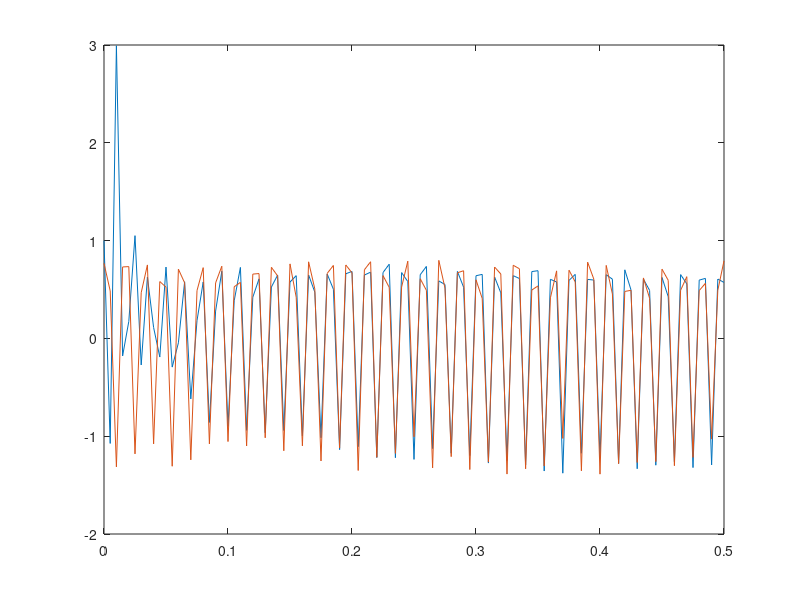

MATLAB code to generate this figure:
k = 0;
e = 10000;
wold = [0 -2 1];
wnew = [0 0 0];
sMin = -0.2;
sMax = 0.2;
alpha = 0.12;
y = zeros(101, 1);
x = zeros(101, 1);
while abs(e) > 0.001
    k = k+1;
    vk = 1.2*sin((2*pi*k)/3);
    vk1 = 1.2*sin((2*pi*(k-1))/3);
    a = (wold(1)*vk)+(wold(2)*vk1)+wold(3);
    sk = sMin+(rand()*(sMax-sMin));
    mk = 1.2*sin(((2*pi*k)/3)-(pi/2));
    t = sk+mk;
    if k <= 101
        y(k) = a;
    end
    e = t-a;
    if k <= 101
        x(k) = t;
    end
    wnew = [(wold(1)+(2*alpha*e*vk)) (wold(2)+(2*alpha*e*vk1)) (wold(3)+(2*alpha*e))];
    wold(1) = wnew(1);
    wold(2) = wnew(2);
    wold(3) = wnew(3);
end

time = 0:0.5/100:0.5;
clf
plot(time, y)
hold on
plot(time, x)

k
wnew